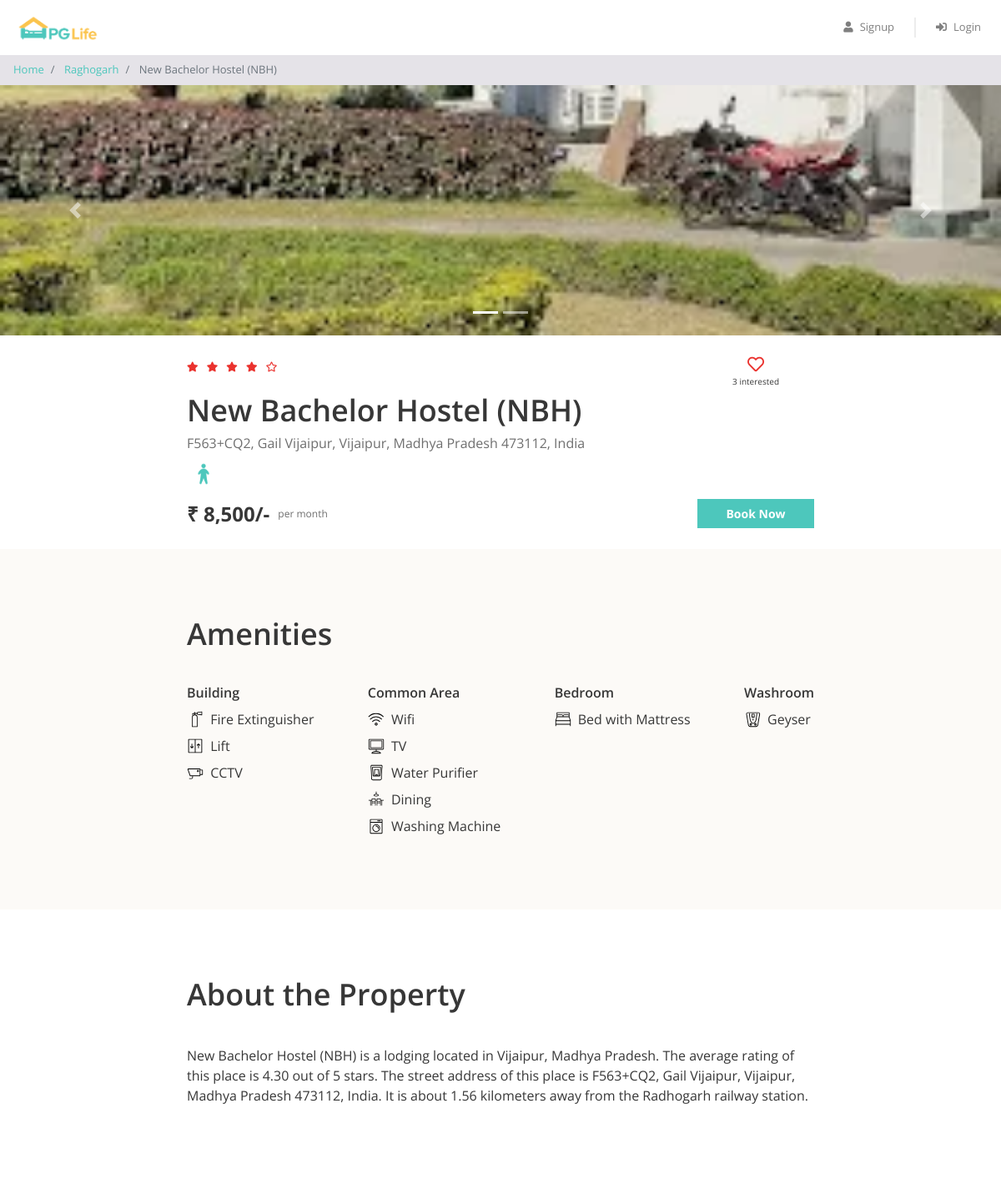
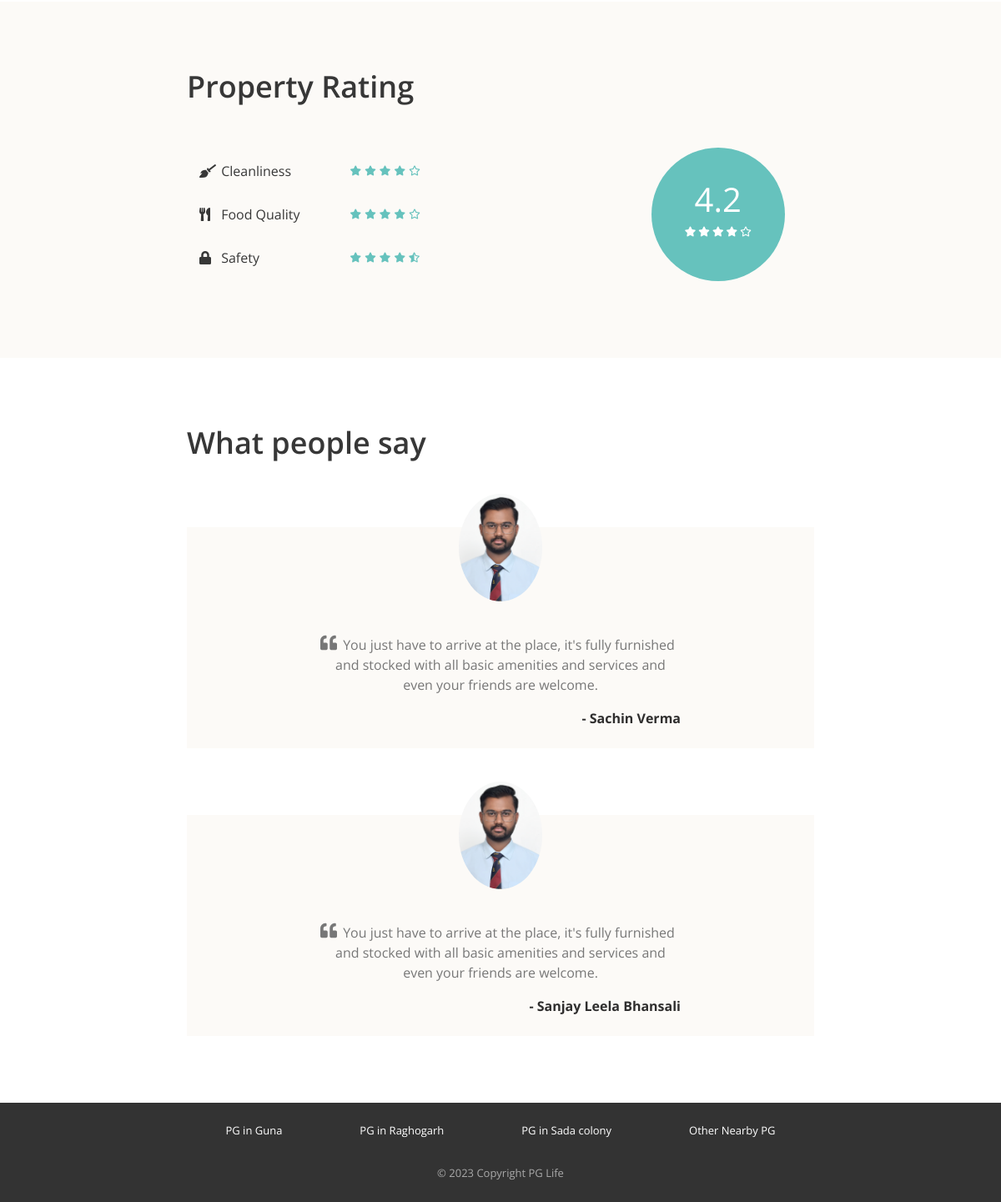
The page /property_detail.php?property_id=5 on the database its author committed (2 pictures, top to bottom).
### tables this page shows
CREATE TABLE `properties` (
  `id` int(11) NOT NULL,
  `city_id` int(11) NOT NULL,
  `name` varchar(150) NOT NULL,
  `address` varchar(255) NOT NULL,
  `description` longtext NOT NULL,
  `gender` enum('male','female','unisex') NOT NULL,
  `rent` int(11) NOT NULL,
  `rating_clean` float(2,1) NOT NULL,
  `rating_food` float(2,1) NOT NULL,
  `rating_safety` float(2,1) NOT NULL
);

CREATE TABLE `cities` (
  `id` int(11) NOT NULL,
  `name` varchar(150) NOT NULL
);

CREATE TABLE `amenities` (
  `id` int(11) NOT NULL,
  `name` varchar(150) NOT NULL,
  `type` varchar(150) NOT NULL,
  `icon` varchar(50) NOT NULL
);

CREATE TABLE `testimonials` (
  `id` int(11) NOT NULL,
  `property_id` int(11) NOT NULL,
  `user_name` varchar(150) NOT NULL,
  `content` longtext NOT NULL
);

### property_detail.php (the view, shortened to what this page needs)
<?php
require "includes/database_connect.php";
$property_id = $_GET["property_id"];
$sql_1 = "SELECT *, p.id AS property_id, p.name AS property_name, c.name AS city_name
            FROM properties p
            INNER JOIN cities c ON p.city_id = c.id
            WHERE p.id = $property_id";
$result_1 = mysqli_query($conn, $sql_1);
$property = mysqli_fetch_assoc($result_1);
$sql_2 = "SELECT * FROM testimonials WHERE property_id = $property_id";
$result_2 = mysqli_query($conn, $sql_2);
$testimonials = mysqli_fetch_all($result_2, MYSQLI_ASSOC);
$sql_3 = "SELECT a.*
            FROM amenities a
            INNER JOIN properties_amenities pa ON a.id = pa.amenity_id
            WHERE pa.property_id = $property_id";
$result_3 = mysqli_query($conn, $sql_3);
$amenities = mysqli_fetch_all($result_3, MYSQLI_ASSOC);
$sql_4 = "SELECT * FROM interested_users_properties WHERE property_id = $property_id";
$result_4 = mysqli_query($conn, $sql_4);
$interested_users_count = mysqli_num_rows($result_4);
?>
<!DOCTYPE html>
<html lang="en">
<head>
    <?php
    include "includes/head_links.php";
    ?>
    <link href="css/property_detail.css" rel="stylesheet" />
</head>
<body>
    <?php
    include "includes/header.php";
    ?>
    <nav aria-label="breadcrumb">
        <ol class="breadcrumb py-2">
            <li class="breadcrumb-item">
                <a href="index.php">Home</a>
            </li>
            <li class="breadcrumb-item">
                <a href="property_list.php?city=<?= $property['city_name']; ?>"><?= $property['city_name']; ?></a>
            </li>
            <li class="breadcrumb-item active" aria-current="page">
                <?= $property['property_name']; ?>
            </li>
        </ol>
    </nav>
    <div id="property-images" class="carousel slide" data-ride="carousel">
        <ol class="carousel-indicators">
            <?php
            $property_images = glob("img/properties/" . $property['property_id'] . "/*");
            foreach ($property_images as $index => $property_image) {
            ?>
                <li data-target="#property-images" data-slide-to="<?= $index ?>" class="<?= $index == 0 ? "active" : ""; ?>"></li>
            <?php
            }
            ?>
        </ol>
        <div class="carousel-inner">
            <?php
            foreach ($property_images as $index => $property_image) {
            ?>
                <div class="carousel-item <?= $index == 0 ? "active" : ""; ?>">
                    <img class="d-block w-100" src="<?= $property_image ?>" alt="slide">
                </div>
            <?php
            }
            ?>
        </div>
        <a class="carousel-control-prev" href="#property-images" role="button" data-slide="prev">
            <span class="carousel-control-prev-icon" aria-hidden="true"></span>
        </a>
        <a class="carousel-control-next" href="#property-images" role="button" data-slide="next">
            <span class="carousel-control-next-icon" aria-hidden="true"></span>
        </a>
    </div>
    <div class="property-summary page-container">
        <div class="row no-gutters justify-content-between">
            <?php
            $total_rating = ($property['rating_clean'] + $property['rating_food'] + $property['rating_safety']) / 3;
            $total_rating = round($total_rating, 1);
            ?>
            <div class="star-container" title="<?= $total_rating ?>">
                <?php
                $rating = $total_rating;
                for ($i = 0; $i < 5; $i++) {
                    if ($rating >= $i + 0.8) {
                ?>
                        <i class="fas fa-star"></i>
                    <?php
                    } elseif ($rating >= $i + 0.3) {
                    ?>
                        <i class="fas fa-star-half-alt"></i>
                    <?php
                    } else {
                    ?>
                        <i class="far fa-star"></i>
                <?php
                    }
                }
                ?>
            </div>
            <div class="interested-container">
                <?php
                $is_interested = false;
                if ($is_interested) {
                ?>
                    <i class="is-interested-image fas fa-heart"></i>
                <?php
                } else {
                ?>
                    <i class="is-interested-image far fa-heart"></i>
                <?php
                }
                ?>
                <div class="interested-text">
                    <span class="interested-user-count"><?= $interested_users_count ?></span> interested
                </div>
            </div>
        </div>
        <div class="detail-container">
            <div class="property-name"><?= $property['property_name'] ?></div>
            <div class="property-address"><?= $property['address'] ?></div>
            <div class="property-gender">
                <?php
                if ($property['gender'] == "male") {
                ?>
                    <img src="img/male.png">
                <?php
                } elseif ($property['gender'] == "female") {
                ?>
                    <img src="img/female.png">
                <?php
                } else {
                ?>
                    <img src="img/unisex.png">
                <?php
                }
                ?>
            </div>
        </div>
        <div class="row no-gutters">
            <div class="rent-container col-6">
                <div class="rent">₹ <?= number_format($property['rent']) ?>/-</div>
                <div class="rent-unit">per month</div>
            </div>
            <div class="button-container col-6">
                <a href="#" class="btn btn-primary">Book Now</a>
            </div>
        </div>
    </div>
    <div class="property-amenities">
        <div class="page-container">
            <h1>Amenities</h1>
            <div class="row justify-content-between">
                <div class="col-md-auto">
                    <h5>Building</h5>
                    <?php
                    foreach ($amenities as $amenity) {
                        if ($amenity['type'] == "Building") {
                    ?>
                            <div class="amenity-container">
                                <img src="img/amenities/<?= $amenity['icon'] ?>.svg">
                                <span><?= $amenity['name'] ?></span>
                            </div>
                    <?php
                        }
                    }
                    ?>
                </div>
                <div class="col-md-auto">
                    <h5>Common Area</h5>
                    <?php
                    foreach ($amenities as $amenity) {
                        if ($amenity['type'] == "Common Area") {
                    ?>
                            <div class="amenity-container">
                                <img src="img/amenities/<?= $amenity['icon'] ?>.svg">
                                <span><?= $amenity['name'] ?></span>
                            </div>
                    <?php
                        }
                    }
                    ?>
                </div>
                <div class="col-md-auto">
                    <h5>Bedroom</h5>
                    <?php
                    foreach ($amenities as $amenity) {
                        if ($amenity['type'] == "Bedroom") {
                    ?>
                            <div class="amenity-container">
                                <img src="img/amenities/<?= $amenity['icon'] ?>.svg">
                                <span><?= $amenity['name'] ?></span>
                            </div>
                    <?php
                        }
                    }
                    ?>
                </div>
                <div class="col-md-auto">
                    <h5>Washroom</h5>
                    <?php
                    foreach ($amenities as $amenity) {
                        if ($amenity['type'] == "Washroom") {
                    ?>
                            <div class="amenity-container">
                                <img src="img/amenities/<?= $amenity['icon'] ?>.svg">
                                <span><?= $amenity['name'] ?></span>
                            </div>
                    <?php
                        }
                    }
                    ?>
                </div>
            </div>
        </div>
    </div>
    <div class="property-about page-container">
        <h1>About the Property</h1>
        <p><?= $property['description'] ?></p>
    </div>
    <div class="property-rating">
        <div class="page-container">
            <h1>Property Rating</h1>
            <div class="row align-items-center justify-content-between">
                <div class="col-md-6">
                    <div class="rating-criteria row">
                        <div class="col-6">
                            <i class="rating-criteria-icon fas fa-broom"></i>
                            <span class="rating-criteria-text">Cleanliness</span>
                        </div>
                        <div class="rating-criteria-star-container col-6" title="<?= $property['rating_clean'] ?>">
                            <?php
                            $rating = $property['rating_clean'];
                            for ($i = 0; $i < 5; $i++) {
                                if ($rating >= $i + 0.8) {
                            ?>
                                    <i class="fas fa-star"></i>
                                <?php
                                } elseif ($rating >= $i + 0.3) {
                                ?>
                                    <i class="fas fa-star-half-alt"></i>
                                <?php
                                } else {
                                ?>
                                    <i class="far fa-star"></i>
                            <?php
                                }
                            }
                            ?>
                        </div>
                    </div>
                    <div class="rating-criteria row">
                        <div class="col-6">
                            <i class="rating-criteria-icon fas fa-utensils"></i>
                            <span class="rating-criteria-text">Food Quality</span>
                        </div>
                        <div class="rating-criteria-star-container col-6" title="<?= $property['rating_food'] ?>">
                            <?php
                            $rating = $property['rating_food'];
                            for ($i = 0; $i < 5; $i++) {
                                if ($rating >= $i + 0.8) {
                            ?>
                                    <i class="fas fa-star"></i>
                                <?php
                                } elseif ($rating >= $i + 0.3) {
                                ?>
                                    <i class="fas fa-star-half-alt"></i>
                                <?php
                                } else {
                                ?>
                                    <i class="far fa-star"></i>
                            <?php
                                }
                            }
                            ?>
                        </div>
                    </div>
                    <div class="rating-criteria row">
                        <div class="col-6">
                            <i class="rating-criteria-icon fa fa-lock"></i>
                            <span class="rating-criteria-text">Safety</span>
                        </div>
                        <div class="rating-criteria-star-container col-6" title="<?= $property['rating_safety'] ?>">
                            <?php
                            $rating = $property['rating_safety'];
                            for ($i = 0; $i < 5; $i++) {
                                if ($rating >= $i + 0.8) {
                            ?>
                                    <i class="fas fa-star"></i>
                                <?php
                                } elseif ($rating >= $i + 0.3) {
                                ?>
                                    <i class="fas fa-star-half-alt"></i>
                                <?php
                                } else {
                                ?>
                                    <i class="far fa-star"></i>
                            <?php
                                }
                            }
                            ?>
                        </div>
                    </div>
                </div>
                <div class="col-md-4">
                    <div class="rating-circle">
                        <?php
                        $total_rating = ($property['rating_clean'] + $property['rating_food'] + $property['rating_safety']) / 3;
                        $total_rating = round($total_rating, 1);
                        ?>
                        <div class="total-rating"><?= $total_rating ?></div>
                        <div class="rating-circle-star-container">
                            <?php
                            $rating = $total_rating;
                            for ($i = 0; $i < 5; $i++) {
                                if ($rating >= $i + 0.8) {
                            ?>
                                    <i class="fas fa-star"></i>
                                <?php
                                } elseif ($rating >= $i + 0.3) {
                                ?>
                                    <i class="fas fa-star-half-alt"></i>
                                <?php
                                } else {
                                ?>
                                    <i class="far fa-star"></i>
                            <?php
                                }
                            }
                            ?>
                        </div>
                    </div>
                </div>
            </div>
        </div>
    </div>
    <div class="property-testimonials page-container">
        <h1>What people say</h1>
        <?php
        foreach ($testimonials as $testimonial) {
        ?>
            <div class="testimonial-block">
                <div class="testimonial-image-container">
                    <img class="testimonial-img" src="img/man.png">
                </div>
                <div class="testimonial-text">
                    <i class="fa fa-quote-left" aria-hidden="true"></i>
                    <p><?= $testimonial['content'] ?></p>
                </div>
                <div class="testimonial-name">- <?= $testimonial['user_name'] ?></div>
            </div>
        <?php
        }
        ?>
    </div>
    <?php
    include "includes/footer.php";
    ?>
</body>
</html>

### rows shown on the page
properties: city.name "Raghogarh", name "New Bachelor Hostel (NBH)", address "F563+CQ2, Gail Vijaipur, Vijaipur, Madhya Pradesh 473112, India", rent "8,500", description "New Bachelor Hostel (NBH) is a lodging located in Vijaipur, Madhya Pradesh. The average rating of this place is 4.30 out of 5 stars. The street address of this place is F563+CQ2, Gail Vijaipur, Vijaipur, Madhya Pradesh 473112, India. It is about 1.56 kilometers away from the Radhogarh railway station.", rating_clean "4.2"
amenities: icon (picture), name "Fire Extinguisher"
amenities: icon (picture), name "Lift"
amenities: icon (picture), name "CCTV"
amenities: icon (picture), name "Wifi"
amenities: shows a picture, name "TV"
amenities: icon (picture), name "Water Purifier"
amenities: icon (picture), name "Dining"
amenities: icon (picture), name "Washing Machine"
amenities: name "Bed with Mattress"
amenities: icon (picture), name "Geyser"
testimonials: content "You just have to arrive at the place, it's fully furnished and stocked with all basic amenities and services and even your friends are welcome.", user_name "Sachin Verma"
testimonials: content "You just have to arrive at the place, it's fully furnished and stocked with all basic amenities and services and even your friends are welcome.", user_name "Sanjay Leela Bhansali"

### other values the page prints
$interested_users_count "3"
